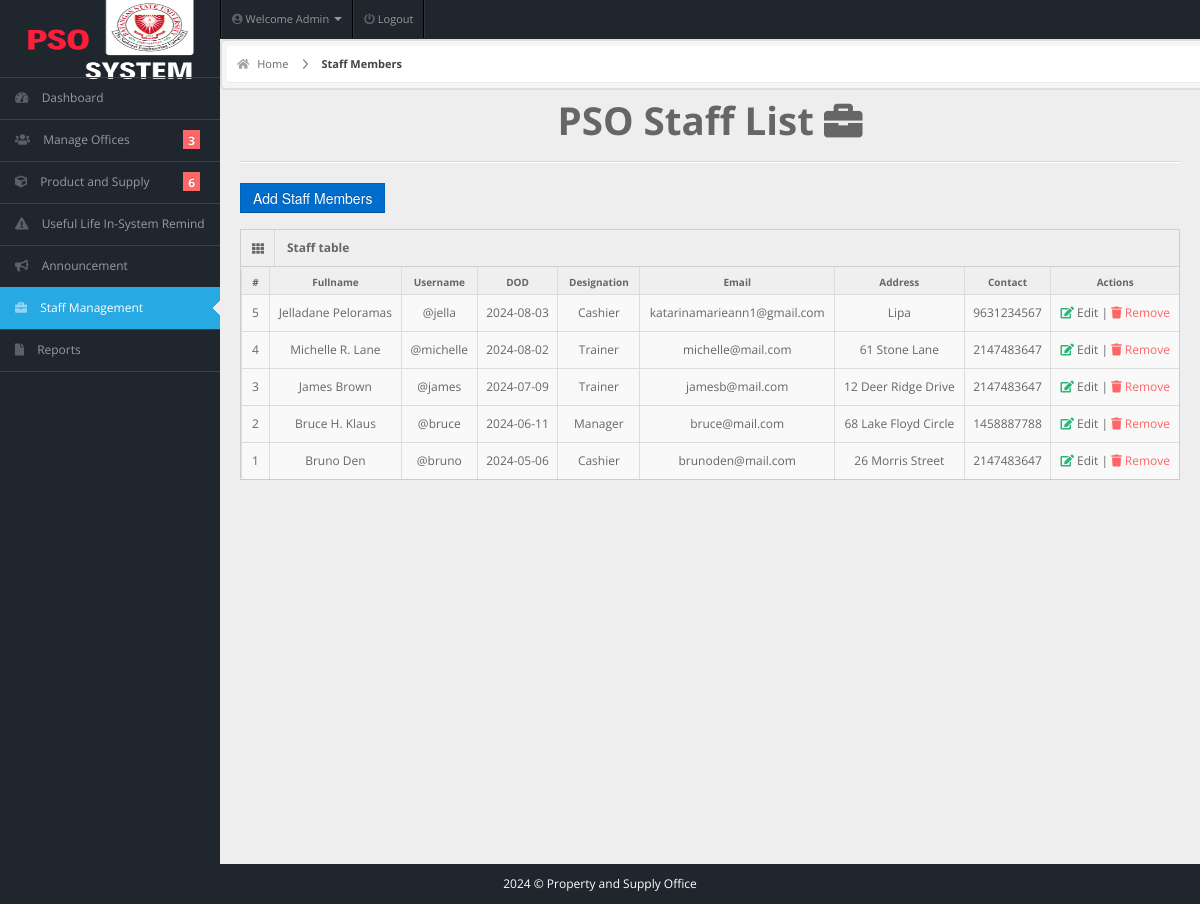
/admin/staffs.php (signed in), run on the app's committed database.
### tables this page shows
CREATE TABLE IF NOT EXISTS `staffs` (
  `user_id` int NOT NULL AUTO_INCREMENT,
  `username` varchar(50) NOT NULL,
  `password` varchar(50) NOT NULL,
  `email` varchar(50) NOT NULL,
  `fullname` varchar(50) NOT NULL,
  `address` varchar(20) NOT NULL,
  `designation` varchar(20) NOT NULL,
  `gender` varchar(10) NOT NULL,
  `contact` bigint NOT NULL,
  `dor` date NOT NULL,
  PRIMARY KEY (`user_id`)
);

### admin/staffs.php (the view, shortened to what this page needs)
<!DOCTYPE html>
<html lang="en">
<head>
  <link rel="stylesheet" href="../css/bootstrap.min.css" />
  <link rel="stylesheet" href="../css/bootstrap-responsive.min.css" />
  <link rel="stylesheet" href="../css/uniform.css" />
  <link rel="stylesheet" href="../css/select2.css" />
  <link rel="stylesheet" href="../css/matrix-style.css" />
  <link rel="stylesheet" href="../css/matrix-media.css" />
  <link href="../font-awesome/css/fontawesome.css" rel="stylesheet" />
  <link href="../font-awesome/css/all.css" rel="stylesheet" />
</head>
<body>
  <?php include 'includes/topheader.php' ?>
  <?php $page = 'staff-management';
  include 'includes/sidebar.php' ?>
  <div id="content">
    <div id="content-header">
      <div id="breadcrumb">
        <a href="index.php" title="Go to Home" class="tip-bottom"><i class="fas fa-home"></i> Home</a>
        <a href="staffs.php" class="current">Staff Members</a>
      </div>
    </div>
    <div class="container-fluid">
      <h1 class="text-center">PSO Staff List <i class="fas fa-briefcase"></i></h1>
      <hr>
      <div class="row-fluid">
        <div class="span12">
          <a href="staffs-entry.php"><button class="btn btn-primary">Add Staff Members</button></a>
          <div class='widget-box'>
            <div class='widget-title'>
              <span class='icon'> <i class='fas fa-th'></i> </span>
              <h5>Staff table</h5>
            </div>
            <div class='widget-content nopadding'>
              <?php
              $qry = "SELECT * FROM staffs ORDER BY dor DESC";
              $result = mysqli_query($conn, $qry);
              if ($result) {
                $total_staff = mysqli_num_rows($result);
                $cnt = $total_staff;
                echo "<table class='table table-bordered table-hover'>
                                <thead>
                                    <tr>
                                        <th>#</th>
                                        <th>Fullname</th>
                                        <th>Username</th>
                                        <th>DOD</th>
                                        <th>Designation</th>
                                        <th>Email</th>
                                        <th>Address</th>
                                        <th>Contact</th>
                                        <th>Actions</th>
                                    </tr>
                                </thead>
                                <tbody>";
                while ($row = mysqli_fetch_assoc($result)) {
                  echo "<tr>
                                    <td><div class='text-center'>" . $cnt . "</div></td>
                                    <td><div class='text-center'>" . $row['fullname'] . "</div></td>
                                    <td><div class='text-center'>@" . $row['username'] . "</div></td>
                                    <td><div class='text-center'>" . $row['dor'] . "</div></td>
                                    <td><div class='text-center'>" . $row['designation'] . "</div></td>
                                    <td><div class='text-center'>" . $row['email'] . "</div></td>
                                    <td><div class='text-center'>" . $row['address'] . "</div></td>
                                    <td><div class='text-center'>" . $row['contact'] . "</div></td>
                                    <td><div class='text-center'><a href='edit-staff-form.php?id=" . $row['user_id'] . "'><i class='fas fa-edit' style='color:#28b779'></i> Edit |</a> <a href='remove-staff.php?id=" . $row['user_id'] . "' style='color:#F66;'><i class='fas fa-trash'></i> Remove</a></div></td>
                                    </tr>";
                  $cnt--;
                }
                echo "</tbody></table>";
              } else {
                echo "Error: " . mysqli_error($conn);
              }
              ?>
            </div>
          </div>
        </div>
      </div>
    </div>
  </div>
  <?php include 'includes/footer.php'; ?>
</body>
</html>

### css/matrix-style.css (style rules this page uses)
* { outline: none !important; -moz-outline: none !important; }
html, body { height: 100%; }
body { overflow-x: hidden; margin-top: -10px; font-family: "Open Sans", sans-serif; font-size: 12px; color: #666; }
a { color: #666; }
select, textarea, input[type="text"], input[type="password"], input[type="datetime"], input[type="datetime-local"], input[type="date"], input[type="month"], input[type="time"], input[type="week"], input[type="number"], input[type="email"], input[type="url"], input[type="search"], input[type="tel"], input[type="color"], .uneditable-input, .label, .dropdown-menu, .btn, .well, .progress, .table-bordered, .btn-group > .btn:first-child, .btn-group > .btn:last-child, .btn-group > .btn:last-child, .btn-group > .dropdown-toggle, .alert { border-radius: 0px; }
.btn, textarea, input[type="text"], input[type="password"], input[type="datetime"], input[type="datetime-local"], input[type="date"], input[type="month"], input[type="time"], input[type="week"], input[type="number"], input[type="email"], input[type="url"], input[type="search"], input[type="tel"], input[type="color"], .uneditable-input { box-shadow: none; }
.progress, .progress-success .bar, .progress .bar-success, .progress-warning .bar, .progress .bar-warning, .progress-danger .bar, .progress .bar-danger, .progress-info .bar, .progress .bar-info, .btn, .btn-primary { background-image: none; }
hr { border-top-color: #dadada; }
#content { background: none repeat scroll 0 0 #eeeeee; margin-left: 220px; margin-right: 0; padding-bottom: 25px; position: relative; min-height: 100%; width: auto; }
#content-header { position: abslute; width: 100%; margin-top: -38px; z-index: 20; }
#breadcrumb { background-color: #fff; border-bottom: 1px solid #e3ebed; }
#breadcrumb a { padding: 8px 20px 8px 10px; display: inline-block; background-image: url("../img/breadcrumb.png"); background-position: center right; background-repeat: no-repeat; font-size: 11px; color: #666666; }
#breadcrumb a:last-child { background-image: none; }
#breadcrumb a.current { font-weight: bold; color: #444444; }
#breadcrumb a i { margin-right: 5px; opacity: 0.6; }
.widget-box { background: none repeat scroll 0 0 #f9f9f9; border-left: 1px solid #cdcdcd; border-top: 1px solid #cdcdcd; border-right: 1px solid #cdcdcd; clear: both; margin-top: 16px; margin-bottom: 16px; position: relative; }
.widget-title, .modal-header, .table th, div.dataTables_wrapper .ui-widget-header { background: #efefef; border-bottom: 1px solid #cdcdcd; height: 36px; }
.widget-title span.icon { padding: 9px 10px 7px 11px; float: left; border-right: 1px solid #dadada; }
.widget-title h5 { color: #666; float: left; font-size: 12px; font-weight: bold; padding: 12px; line-height: 12px; margin: 0; }
.widget-content { padding: 15px; border-bottom: 1px solid #cdcdcd; }
.table th { height: auto; font-size: 10px; padding: 5px 10px 2px; border-bottom: 0; text-align: center; color: #666666; }
.nopadding { padding: 0 !important; }
.nopadding .table { margin-bottom: 0; }
.nopadding .table-bordered { border: 0; }

### css/matrix-media.css (style rules this page uses)
body { background:#2E363F; }

### admin/includes/topheader.php (style rules this page uses)
#content #content-header { border: 2px solid #ddd; padding: 5px; background-color: #f5f5f5; border-radius: 5px; }

### admin/includes/sidebar.php (style rules this page uses)
body { background-color: #1f262d; }

### data on the page
staffs: fullname "Jelladane Peloramas", username "jella", dor "2024-08-03", designation "Cashier", email "katarinamarieann1@gmail.com", address "Lipa", contact "9631234567"
staffs: fullname "Michelle R. Lane", username "michelle", dor "2024-08-02", designation "Trainer", email "michelle@mail.com", address "61 Stone Lane", contact "2147483647"
staffs: fullname "James Brown", username "james", dor "2024-07-09", designation "Trainer", email "jamesb@mail.com", address "12 Deer Ridge Drive", contact "2147483647"
staffs: fullname "Bruce H. Klaus", username "bruce", dor "2024-06-11", designation "Manager", email "bruce@mail.com", address "68 Lake Floyd Circle", contact "1458887788"
staffs: fullname "Bruno Den", username "bruno", dor "2024-05-06", designation "Cashier", email "brunoden@mail.com", address "26 Morris Street", contact "2147483647"

### other printed values
$query->num_rows "3"
$query->num_rows "6"
